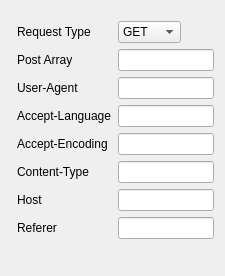
              <widget class="QWidget" name="scrollAreaWidgetContents_4">
               <property name="geometry">
                <rect>
                 <x>0</x>
                 <y>0</y>
                 <width>225</width>
                 <height>276</height>
                </rect>
               </property>
               <layout class="QFormLayout" name="formLayout">
                <item row="0" column="1">
                 <layout class="QGridLayout" name="gridLayout">
                  <property name="topMargin">
                   <number>10</number>
                  </property>
                  <property name="bottomMargin">
                   <number>10</number>
                  </property>
                  <item row="1" column="0">
                   <widget class="QLabel" name="label_7">
                    <property name="text">
                     <string>Post Array</string>
                    </property>
                   </widget>
                  </item>
                  <item row="0" column="0">
                   <widget class="QLabel" name="label_6">
                    <property name="text">
                     <string>Request Type</string>
                    </property>
                   </widget>
                  </item>
                  <item row="0" column="2">
                   <widget class="QComboBox" name="requestTypeComboBox">
                    <item>
                     <property name="text">
                      <string>GET</string>
                     </property>
                    </item>
                    <item>
                     <property name="text">
                      <string>POST</string>
                     </property>
                    </item>
                   </widget>
                  </item>
                  <item row="0" column="3">
                   <spacer name="horizontalSpacer_4">
                    <property name="orientation">
                     <enum>Qt::Horizontal</enum>
                    </property>
                    <property name="sizeHint" stdset="0">
                     <size>
                      <width>40</width>
                      <height>20</height>
                     </size>
                    </property>
                   </spacer>
                  </item>
                  <item row="1" column="2" colspan="2">
                   <widget class="QLineEdit" name="postArrayEdit"/>
                  </item>
                  <item row="6" column="0">
                   <widget class="QLabel" name="label_12">
                    <property name="text">
                     <string>Host</string>
                    </property>
                   </widget>
                  </item>
                  <item row="3" column="0">
                   <widget class="QLabel" name="label_9">
                    <property name="text">
                     <string>Accept-Language</string>
                    </property>
                   </widget>
                  </item>
                  <item row="4" column="0">
                   <widget class="QLabel" name="label_11">
                    <property name="text">
                     <string>Accept-Encoding</string>
                    </property>
                   </widget>
                  </item>
                  <item row="2" column="2" colspan="2">
                   <widget class="QLineEdit" name="specificUaEdit">
                    <property name="enabled">
                     <bool>true</bool>
                    </property>
                    <property name="maximumSize">
                     <size>
                      <width>16777215</width>
                      <height>22</height>
                     </size>
                    </property>
                   </widget>
                  </item>
                  <item row="2" column="0">
                   <widget class="QLabel" name="label_8">
                    <property name="text">
                     <string>User-Agent</string>
                    </property>
                   </widget>
                  </item>
                  <item row="3" column="2" colspan="2">
                   <widget class="QLineEdit" name="acceptLanguageEdit">
                    <property name="enabled">
                     <bool>true</bool>
                    </property>
                    <property name="maximumSize">
                     <size>
                      <width>16777215</width>
                      <height>22</height>
                     </size>
                    </property>
                   </widget>
                  </item>
                  <item row="5" column="0">
                   <widget class="QLabel" name="label_13">
                    <property name="text">
                     <string>Content-Type</string>
                    </property>
                   </widget>
                  </item>
                  <item row="4" column="2" colspan="2">
                   <widget class="QLineEdit" name="acceptEncodingEdit">
                    <property name="enabled">
                     <bool>true</bool>
                    </property>
                    <property name="maximumSize">
                     <size>
                      <width>16777215</width>
                      <height>22</height>
                     </size>
                    </property>
                   </widget>
                  </item>
                  <item row="5" column="2" colspan="2">
                   <widget class="QLineEdit" name="contentTypeEdit"/>
                  </item>
                  <item row="6" column="2" colspan="2">
                   <widget class="QLineEdit" name="hostEdit">
                    <property name="enabled">
                     <bool>true</bool>
                    </property>
                    <property name="maximumSize">
                     <size>
                      <width>16777215</width>
                      <height>22</height>
                     </size>
                    </property>
                   </widget>
                  </item>
                  <item row="7" column="0">
                   <widget class="QLabel" name="label_24">
                    <property name="text">
                     <string>Referer</string>
                    </property>
                   </widget>
                  </item>
                  <item row="7" column="2" colspan="2">
                   <widget class="QLineEdit" name="refererEdit"/>
                  </item>
                 </layout>
                </item>
               </layout>
              </widget>
